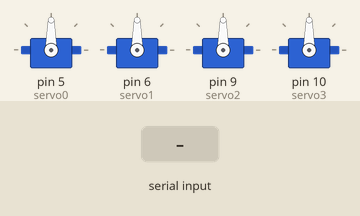
This sketch was run on a simulated Arduino Uno, built with avr-gcc and run on an emulated ATmega328P. Shown: 4 × servo. The inputs (shaded band) are chosen by the test bench. What the sketch prints to the serial monitor is not drawn.

Above: at 1.2 s.
1.3 s: "a90\n" received over Serial
At 3.58 s:
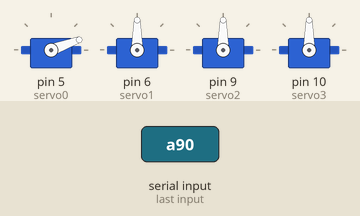
4.3 s: byte 121 ('y') received over Serial
5.9 s: "B" received over Serial
At 7.3 s:
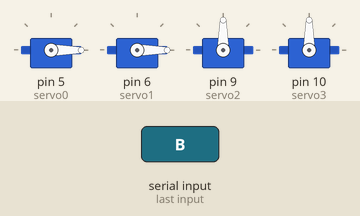
7.6 s: "C" received over Serial
At 8.8 s:
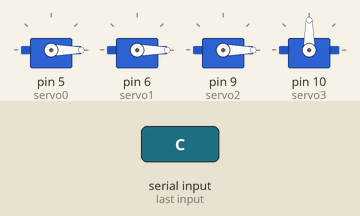
9.3 s: "D" received over Serial
At 10.1 s:
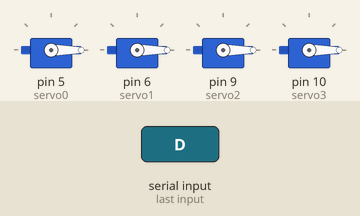
11.0 s: byte 87 ('W') received over Serial
Timing chart, 0 to 13.6 s (numbered marks = the images above; inputs shaded):
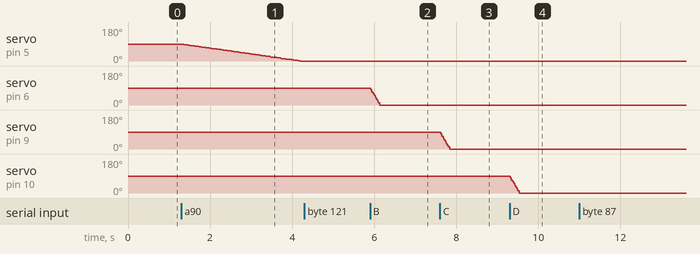

The sketch:

robot_arm_control.ino
```cpp
//#include <Servo.h>
#include "VarSpeedServo.h"
#include <EEPROM.h> // memory whose values are kept when the  board is turned off (like a small hard drive)
#include <HCSR04.h>

// assigning potentiometers to analog pins since potentiometers give an analog output which will then be converted to a range of 0-1023

int pot0=A0; //base
int pot1=A1; //main
int pot2=A2; //forearm
int pot3=A3; //end effector


// using the VarspeedServo library to assign the servos to pins
// Class for manipulating servo motors connected to Arduino pins.


VarSpeedServo servo0;
VarSpeedServo servo1;
VarSpeedServo servo2;
VarSpeedServo servo3;

int  t=0;
String mychar2 = "HAI!!Execution Complete";
String names = "EricIanSam";
int val0;
int valmapped0;
int val1;
int valmapped1;
int val2;
int valmapped2;
int val3;
int valmapped3;


//servoSequencePoint loops(120A120B120C120D);

byte mode; // stores an 8 bit unassigned number from 0-255 since there are two modes

//int led=2;
//HCSR04 hc(3,4); //initialisation class HCSR04 (trig pin , echo pin)

void setup()
{
 Serial.begin(9600);//baudrate  changed

 //Serial.println("Let's begin");

 // attach(pin )  - Attaches a servo motor to an i/o pin.
 servo0.attach(5);
 servo1.attach(6);
 servo2.attach(9);
 servo3.attach(10);

 pinMode(pot0,INPUT); // not necessary since pins are input puins by default
// pinMode(led,OUTPUT);
}

/*if(dist<=17){
    digitalWrite(led,HIGH);
    //Serial.println(dist);
    delay(5000);
  }else{
    digitalWrite(led,LOW);
  }
*/

void loop()
{
 // The static keyword is used to create variables that are visible to only one function.
 //However unlike local variables that get created and destroyed every time a function is called,
 //static variables persist beyond the function call, preserving their data between function calls.


  if(Serial.available()){


  static int t=0;


    char mychar=Serial.read();


    //Like if statements,
    //switch case controls the flow of programs by allowing programmers
    //to specify different code that should be executed in various conditions.
    //When a case statement is found whose value matches that of the variable,
    //the code in that case statement is run.The break keyword exits the switch statement.

    switch(mychar){
      //mychar: a variable whose value to compare with various cases.

      case '0'...'9':
        t=t*10 + mychar - '0';

        break;

      case 'a':
        {

            servo0.write(t,20); //  write(value, speed) - speed varies the speed of the move to new position 0=full speed, 1-255 slower to faster
            //Serial.print(t);
            //Serial.print("\t");
        }
        t=0;

        break;

      case 'b':
        {

            servo1.write(t,20);
             //int th2=t;
           // Serial.print(t);
            //Serial.print("\t");
        }
        t=0;

        break;

      case 'c' :
        {

            servo2.write(t,10);
            //int th3=t;
          //  Serial.print(t);
           // Serial.print("\t");
        }
        t=0;

        break;

      case 'd':
        {

            servo3.write(t,10);
             //Serial.print(t);
             //Serial.print("\t");
        }
        t=0;

        break;


// trying to make the joints move sequentially, not all at the same time. Check the library for another servo.write deviant
// write(value, speed, wait) - wait is a boolean that, if true, causes the function call to block until move is complete
// Boolean is a value just like an integer that can take a number, but instead of 0-65535 it can take a number 0 or 1.


         case 'A':
        {

            servo0.write(t,250,1);
             //int th1=t;
          //  Serial.print(t);
           // Serial.print("\t");
        }
        t=0;

        break;

      case 'B':
        {

            servo1.write(t,250,1);
             //int th2=t;
         //   Serial.print(t);
           // Serial.print("\t");
        }
        t=0;

        break;

      case 'C' :
        {

          servo2.write(t,250,1);


            //int th3=t;
          //  Serial.print(t);
            //Serial.print("\t");
        }
        t=0;

        break;

      case 'D':
        {

            servo3.write(t,250,1);
            // Serial.print(t);
            // Serial.print("\t");
        }
        t=0;

        break;

        //case 'L':
         //{
          //if(mode==1)
          //  sequencePlay(loops,3,true,90);
        // }
        // t=0;

         //break;

      case 'm':
        {
          Serial.print("Servos will be controlled using potentiometers");
          delay(2000);
          mode=0;
          Serial.println(mode);
        }
        break;
        t=0;


      case 'y':
    {

      mode=6;
      delay(100);
    }
    t=0;

    break;


      case 'W':
    {
      delay(100);
    }

    break;


    }

    Serial.print(mychar);
  // while(t<1){
   // Serial.println(mychar2);
   // t++;
  //}

  }


/*if(mode==5){
   int dist=hc.dist();
  if(dist<=17){
    digitalWrite(led,HIGH);
    Serial.println(dist);
    delay(5000);
  }else{
    digitalWrite(led,LOW);
  }

}*/


}
```

Measured:
- after the input at 1.3 s, servo on pin 5 (servo0): moves from 90° to 0° over 2.9 s, starting at once
- after the input at 4.3 s, every drawn part: stays the same
- after the input at 5.9 s, servo on pin 6 (servo1): moves from 90° to 0° over 0.22 s, starting at once
- after the input at 7.6 s, servo on pin 9 (servo2): moves from 90° to 0° over 0.22 s, starting at once
- after the input at 9.3 s, servo on pin 10 (servo3): moves from 90° to 0° over 0.22 s, starting at once
- after the input at 11.0 s, every drawn part: stays the same
